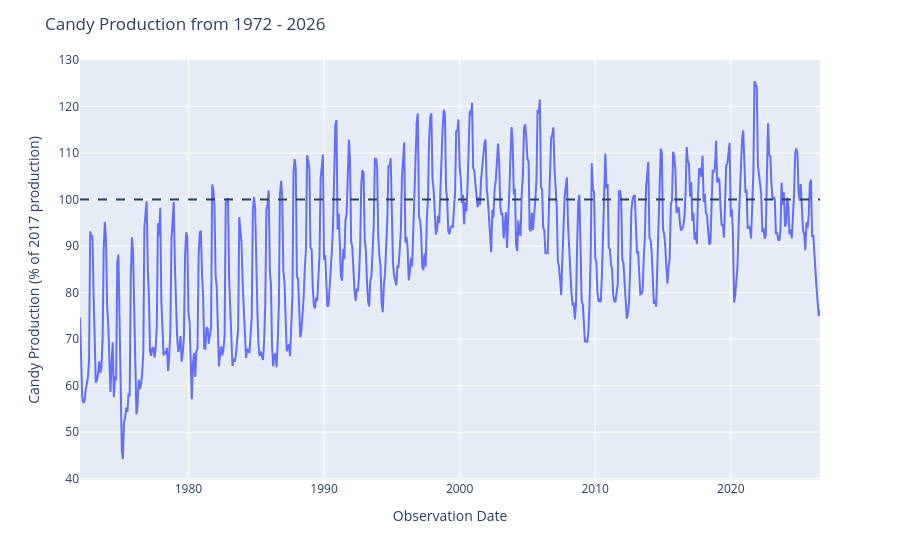

This figure's notebook cell:
### Markdown cell above
Plot the complete monthly series.

### Code cell
fig = px.line(candy_df, x="observation_date", y="IPG3113N",labels={"IPG3113N": "Candy Production (% of 2017 production)", "observation_date": "Observation Date"})

fig.update_layout(title="Candy Production from 1972 - 2026")
fig.add_hline(y=100, line_dash="dash")
fig.show()

### Figure 1 — Plotly figure (JSON) as saved in the notebook; plotly's stock layout.template omitted (floating-point values rounded to 4 significant figures; data arrays with more than 128 entries replaced by an {"elided": "..."} marker saying what was removed)
{"data": [{"hovertemplate": "Observation Date=%{x}<br>Candy Production (% of 2017 production)=%{y}<extra></extra>", "legendgroup": "", "line": {"color": "#636efa", "dash": "solid"}, "marker": {"symbol": "circle"}, "mode": "lines", "name": "", "orientation": "v", "showlegend": false, "type": "scatter", "x": {"elided": "656 str values"}, "xaxis": "x", "y": {"elided": "656 float values"}, "yaxis": "y"}], "layout": {"legend": {"tracegroupgap": 0}, "margin": {"t": 60}, "shapes": [{"line": {"dash": "dash"}, "type": "line", "x0": 0, "x1": 1, "xref": "x domain", "y0": 100, "y1": 100, "yref": "y"}], "title": {"text": "Candy Production from 1972 - 2026"}, "xaxis": {"anchor": "y", "domain": [0, 1], "title": {"text": "Observation Date"}}, "yaxis": {"anchor": "x", "domain": [0, 1], "title": {"text": "Candy Production (% of 2017 production)"}}}}
